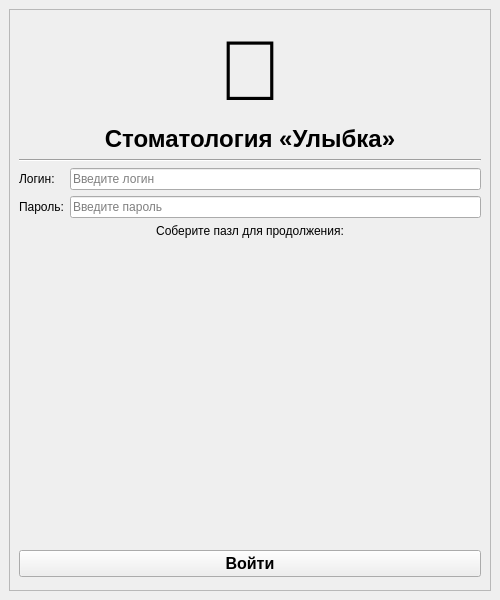
<?xml version="1.0" encoding="UTF-8"?>
<ui version="4.0">
 <class>LoginWindow</class>
 <widget class="QMainWindow" name="LoginWindow">
  <property name="geometry">
   <rect>
    <x>0</x>
    <y>0</y>
    <width>500</width>
    <height>600</height>
   </rect>
  </property>
  <property name="windowTitle">
   <string>Авторизация — Стоматология «Улыбка»</string>
  </property>
  <widget class="QWidget" name="centralwidget">
   <layout class="QVBoxLayout" name="verticalLayout_2">
    <item>
     <widget class="QScrollArea" name="scrollArea">
      <property name="widgetResizable">
       <bool>true</bool>
      </property>
      <widget class="QWidget" name="scrollAreaWidgetContents">
       <property name="geometry">
        <rect>
         <x>0</x>
         <y>0</y>
         <width>480</width>
         <height>550</height>
        </rect>
       </property>
       <layout class="QVBoxLayout" name="verticalLayout_3">
        <item>
         <spacer name="verticalSpacer_3">
          <property name="orientation">
           <enum>Qt::Vertical</enum>
          </property>
          <property name="sizeHint" stdset="0">
           <size>
            <width>20</width>
            <height>40</height>
           </size>
          </property>
         </spacer>
        </item>
        <item>
         <widget class="QLabel" name="lbl_logo">
          <property name="alignment">
           <set>Qt::AlignCenter</set>
          </property>
          <property name="text">
           <string>🦷</string>
          </property>
          <property name="font">
           <font>
            <pointsize>64</pointsize>
           </font>
          </property>
         </widget>
        </item>
        <item>
         <widget class="QLabel" name="lbl_title">
          <property name="font">
           <font>
            <pointsize>18</pointsize>
            <weight>75</weight>
            <bold>true</bold>
           </font>
          </property>
          <property name="text">
           <string>Стоматология «Улыбка»</string>
          </property>
          <property name="alignment">
           <set>Qt::AlignCenter</set>
          </property>
         </widget>
        </item>
        <item>
         <widget class="Line" name="line">
          <property name="orientation">
           <enum>Qt::Horizontal</enum>
          </property>
         </widget>
        </item>
        <item>
         <layout class="QFormLayout" name="formLayout">
          <item row="0" column="0">
           <widget class="QLabel" name="lbl_login">
            <property name="text">
             <string>Логин:</string>
            </property>
           </widget>
          </item>
          <item row="0" column="1">
           <widget class="QLineEdit" name="login_field">
            <property name="placeholderText">
             <string>Введите логин</string>
            </property>
           </widget>
          </item>
          <item row="1" column="0">
           <widget class="QLabel" name="lbl_password">
            <property name="text">
             <string>Пароль:</string>
            </property>
           </widget>
          </item>
          <item row="1" column="1">
           <widget class="QLineEdit" name="password_field">
            <property name="echoMode">
             <enum>QLineEdit::Password</enum>
            </property>
            <property name="placeholderText">
             <string>Введите пароль</string>
            </property>
           </widget>
          </item>
         </layout>
        </item>
        <item>
         <widget class="QLabel" name="lbl_captcha_info">
          <property name="text">
           <string>Соберите пазл для продолжения:</string>
          </property>
          <property name="alignment">
           <set>Qt::AlignCenter</set>
          </property>
         </widget>
        </item>
        <item>
         <widget class="CaptchaWidget" name="captcha_widget" native="true">
          <property name="minimumSize">
           <size>
            <width>300</width>
            <height>300</height>
           </size>
          </property>
         </widget>
        </item>
        <item>
         <widget class="QPushButton" name="login_button">
          <property name="text">
           <string>Войти</string>
          </property>
          <property name="font">
           <font>
            <pointsize>12</pointsize>
            <weight>75</weight>
            <bold>true</bold>
           </font>
          </property>
         </widget>
        </item>
        <item>
         <spacer name="verticalSpacer">
          <property name="orientation">
           <enum>Qt::Vertical</enum>
          </property>
          <property name="sizeHint" stdset="0">
           <size>
            <width>20</width>
            <height>40</height>
           </size>
          </property>
         </spacer>
        </item>
       </layout>
      </widget>
     </widget>
    </item>
   </layout>
  </widget>
 </widget>
 <customwidgets>
  <customwidget>
   <class>CaptchaWidget</class>
   <extends>QWidget</extends>
   <header>src.captcha_module</header>
   <container>1</container>
  </customwidget>
 </customwidgets>
 <resources/>
 <connections/>
</ui>
